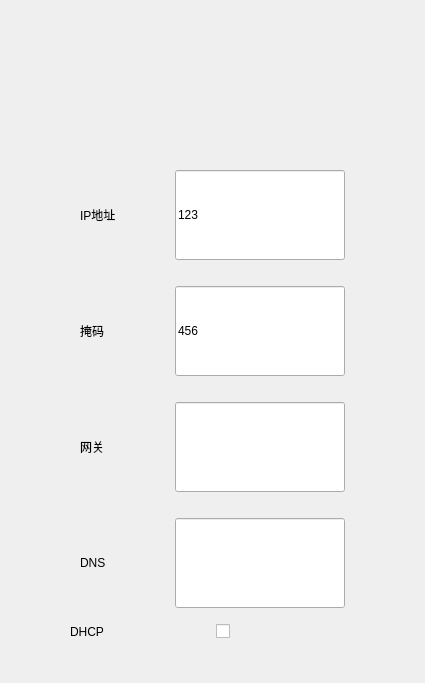
<?xml version="1.0" encoding="UTF-8"?>
<ui version="4.0">
 <class>EthSetting</class>
 <widget class="QWidget" name="EthSetting">
  <property name="geometry">
   <rect>
    <x>0</x>
    <y>0</y>
    <width>425</width>
    <height>683</height>
   </rect>
  </property>
  <property name="windowTitle">
   <string>Form</string>
  </property>
  <layout class="QVBoxLayout" name="verticalLayout">
   <property name="leftMargin">
    <number>70</number>
   </property>
   <property name="topMargin">
    <number>160</number>
   </property>
   <property name="rightMargin">
    <number>70</number>
   </property>
   <property name="bottomMargin">
    <number>30</number>
   </property>
   <item>
    <layout class="QHBoxLayout" name="horizontalLayout" stretch="1,2">
     <property name="spacing">
      <number>10</number>
     </property>
     <property name="leftMargin">
      <number>10</number>
     </property>
     <property name="topMargin">
      <number>10</number>
     </property>
     <property name="rightMargin">
      <number>10</number>
     </property>
     <property name="bottomMargin">
      <number>10</number>
     </property>
     <item>
      <widget class="QLabel" name="label">
       <property name="text">
        <string>IP地址</string>
       </property>
      </widget>
     </item>
     <item>
      <widget class="QLineEdit" name="ip">
       <property name="minimumSize">
        <size>
         <width>0</width>
         <height>90</height>
        </size>
       </property>
       <property name="maximumSize">
        <size>
         <width>16777215</width>
         <height>90</height>
        </size>
       </property>
       <property name="text">
        <string>123</string>
       </property>
      </widget>
     </item>
    </layout>
   </item>
   <item>
    <layout class="QHBoxLayout" name="horizontalLayout_2" stretch="1,2">
     <property name="spacing">
      <number>10</number>
     </property>
     <property name="leftMargin">
      <number>10</number>
     </property>
     <property name="topMargin">
      <number>10</number>
     </property>
     <property name="rightMargin">
      <number>10</number>
     </property>
     <property name="bottomMargin">
      <number>10</number>
     </property>
     <item>
      <widget class="QLabel" name="label_2">
       <property name="text">
        <string>掩码</string>
       </property>
      </widget>
     </item>
     <item>
      <widget class="QLineEdit" name="mask">
       <property name="minimumSize">
        <size>
         <width>0</width>
         <height>90</height>
        </size>
       </property>
       <property name="maximumSize">
        <size>
         <width>16777215</width>
         <height>90</height>
        </size>
       </property>
       <property name="text">
        <string>456</string>
       </property>
      </widget>
     </item>
    </layout>
   </item>
   <item>
    <layout class="QHBoxLayout" name="horizontalLayout_3" stretch="1,2">
     <property name="spacing">
      <number>10</number>
     </property>
     <property name="leftMargin">
      <number>10</number>
     </property>
     <property name="topMargin">
      <number>10</number>
     </property>
     <property name="rightMargin">
      <number>10</number>
     </property>
     <property name="bottomMargin">
      <number>10</number>
     </property>
     <item>
      <widget class="QLabel" name="label_3">
       <property name="text">
        <string>网关</string>
       </property>
      </widget>
     </item>
     <item>
      <widget class="QLineEdit" name="gateway">
       <property name="minimumSize">
        <size>
         <width>0</width>
         <height>90</height>
        </size>
       </property>
       <property name="maximumSize">
        <size>
         <width>16777215</width>
         <height>90</height>
        </size>
       </property>
      </widget>
     </item>
    </layout>
   </item>
   <item>
    <layout class="QHBoxLayout" name="horizontalLayout_4" stretch="1,2">
     <property name="spacing">
      <number>10</number>
     </property>
     <property name="leftMargin">
      <number>10</number>
     </property>
     <property name="topMargin">
      <number>10</number>
     </property>
     <property name="rightMargin">
      <number>10</number>
     </property>
     <property name="bottomMargin">
      <number>10</number>
     </property>
     <item>
      <widget class="QLabel" name="label_4">
       <property name="text">
        <string>DNS</string>
       </property>
      </widget>
     </item>
     <item>
      <widget class="QLineEdit" name="dns">
       <property name="minimumSize">
        <size>
         <width>0</width>
         <height>90</height>
        </size>
       </property>
       <property name="maximumSize">
        <size>
         <width>16777215</width>
         <height>90</height>
        </size>
       </property>
      </widget>
     </item>
    </layout>
   </item>
   <item>
    <layout class="QHBoxLayout" name="horizontalLayout_5">
     <item>
      <widget class="QLabel" name="label_5">
       <property name="text">
        <string>DHCP</string>
       </property>
      </widget>
     </item>
     <item>
      <widget class="QCheckBox" name="dhcp">
       <property name="minimumSize">
        <size>
         <width>0</width>
         <height>0</height>
        </size>
       </property>
       <property name="maximumSize">
        <size>
         <width>16777215</width>
         <height>16777215</height>
        </size>
       </property>
       <property name="text">
        <string/>
       </property>
      </widget>
     </item>
    </layout>
   </item>
   <item>
    <spacer name="verticalSpacer">
     <property name="orientation">
      <enum>Qt::Vertical</enum>
     </property>
     <property name="sizeHint" stdset="0">
      <size>
       <width>20</width>
       <height>40</height>
      </size>
     </property>
    </spacer>
   </item>
  </layout>
 </widget>
 <resources/>
 <connections/>
</ui>
